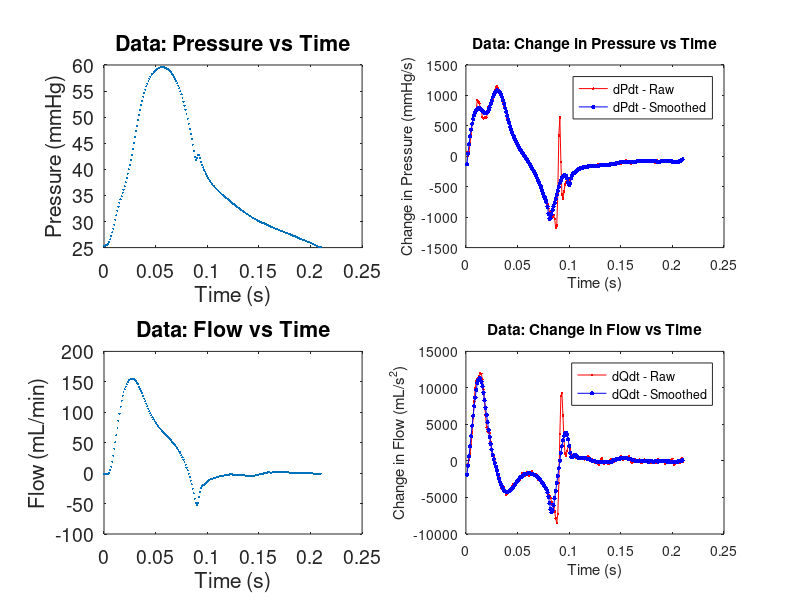

This chart was generated by the following MATLAB code: (Note: this script raises an error after producing the figure.)
% Load in Data and visualize
% File Format = [time pressure flow]

global data time pressure flow 
data = importdata("tPQ_29.txt");
data = data.data;
time = data(:, 1); % units = seconds 
pressure = data(:, 2); % units = mmHg
flow = data(:, 3); %units = mL/min 

% Plot Pressure 

subplot(2, 2, 1);
plot(time, pressure, '.', 'MarkerSize', 5)
xlabel('Time (s)')
ylabel('Pressure (mmHg)')
title('Data: Pressure vs Time')
set(gca, 'FontSize', 14)

% Plot dP/dt 

dPdt = diff(pressure) ./ diff(time);
sgfdPdt = sgolayfilt(dPdt,3,21); %smoothing the estiamtion

subplot(2, 2, 2);
plot(time(2:end), dPdt, '.-r', time(2:end), sgfdPdt, '.-b', 'MarkerSize', 10)
legend('dPdt - Raw', 'dPdt - Smoothed')
xlabel('Time (s)')
ylabel('Change in Pressure (mmHg/s)')
title('Data: Change in Pressure vs Time')
set(gca, 'FontSize', 10)

% Plot Flow

subplot(2, 2, 3);
plot(time, flow, '.', 'MarkerSize', 5)
xlabel('Time (s)')
ylabel('Flow (mL/min)')
title('Data: Flow vs Time')
set(gca, 'FontSize', 14)

% Plot dQ/dt 

dQdt = diff(flow) ./ diff(time);
sgfdPdt = sgolayfilt(dQdt,3,21); %smoothing the estiamtion

subplot(2, 2, 4);
plot(time(2:end), dQdt, '.-r', time(2:end), sgfdPdt, '.-b', 'MarkerSize', 10)
legend('dQdt - Raw', 'dQdt - Smoothed')
xlabel('Time (s)')
ylabel('Change in Flow (mL/s^2)')
title('Data: Change in Flow vs Time')
set(gca, 'FontSize', 10)

print -djpeg RawDataPlots

% Two Element Windkessel Model

Rd = 0.86;        % mmHg*(s/ml)
C  = 0.17;        % ml/mmHg
ts = [time(1) time(end)];
p0 = pressure(1);
theta0 = [Rd C];

% Pre-interpolate Q once as a function handle

Q_interp = @(t) interp1(time, flow, t, 'linear', 'extrap');

function optimize = objective_Wind2Pressure(theta, time, pressure, Q_interp, p0, ts)
    Rd = theta(1);
    C  = theta(2);
    try
        [t2, p2] = ode45(@(t,p) Wind2Pressure(t, p, Q_interp, C, Rd), ts, p0);
        Pmodint  = interp1(t2, p2, time, 'linear', 'extrap');
        optimize = sum((pressure - Pmodint).^2);
    catch
        optimize = 1e10;
    end
end

function dPdt = Wind2Pressure(t, P, Q_interp, C, Rd)
    Q    = Q_interp(t);
    dPdt = Q/C - P/(C*Rd);
end

func1 = @(theta) objective_Wind2Pressure(theta, time, pressure, Q_interp, p0, ts);
theta_optimized = fminsearch(func1, theta0);

Rd = theta_optimized(1);
C  = theta_optimized(2);

[t2, p2] = ode45(@(t,p) Wind2Pressure(t, p, Q_interp, C, Rd), ts, p0);
p2 = interp1(t2, p2, time);

% Predicting Flow 

dPdt_raw = diff(pressure) ./ diff(time);
dPdt_smooth = sgolayfilt(dPdt_raw, 3, 21);
dPdt_full = interp1(time(1:end-1) + diff(time)/2, dPdt_smooth, time, 'linear', 'extrap');

function optimize = objective_Wind2Flow(theta, pressure, dPdt_full, flow)
    Rd = theta(1);
    C  = theta(2);
    Fmodint  = pressure / Rd + C * dPdt_full;
    optimize = sum((flow - Fmodint).^2);
end

function dVdt = Wind2Flow(pressure, dPdt_full, C, Rd)
    dVdt = pressure / Rd + C * dPdt_full;
end

func1 = @(theta) objective_Wind2Flow(theta, pressure, dPdt_full, flow);
theta_optimized = fminsearch(func1, theta0);

Rd = theta_optimized(1);
C  = theta_optimized(2);
q2 = Wind2Flow(pressure, dPdt_full, C, Rd);


% Three Element Windkessel model

R = 1.2; % units = mmHg*(s/ml)
theta02 = [R C Rd];

% Predicting Pressure 

p0 = pressure(1);
ts = [time(1) time(end)];

dQdt_raw = diff(flow) ./ diff(time);
dQdt_smooth = sgolayfilt(dQdt_raw, 3, 21);
dQdt_interp = @(t) interp1(time(1:end-1), dQdt_smooth, t, 'linear', 'extrap');
Q_interp    = @(t) interp1(time, flow, t, 'linear', 'extrap');

function dPdt = Wind3Pressure(t, P, Q_interp, dQdt_interp, C, Rd, R)
    Q    = Q_interp(t);
    dQdt = dQdt_interp(t);
    dPdt = Q/C + (Q*R)/(Rd*C) - P/(C*Rd) + R*dQdt;
end

function optimize = objective_Wind3Pressure(theta, time, Q_interp, dQdt_interp, pressure, p0, ts)
    R  = theta(1);
    C  = theta(2);
    Rd = theta(3);
    try
        [t3, p3] = ode45(@(t,p) Wind3Pressure(t, p, Q_interp, dQdt_interp, C, Rd, R), ts, p0);
        Pmodint  = interp1(t3, p3, time, 'linear', 'extrap');
        optimize = sum((pressure - Pmodint).^2);
    catch
        optimize = 1e10;
    end
end

options = optimset('MaxFunEvals', 10000, 'MaxIter', 10000);
func2 = @(theta02) objective_Wind3Pressure(theta02, time, Q_interp, dQdt_interp, pressure, p0, ts);
theta_optimized3 = fminsearch(func2, theta02, options);

R  = theta_optimized3(1);
C  = theta_optimized3(2);
Rd = theta_optimized3(3);
[t3, p3] = ode45(@(t,p) Wind3Pressure(t, p, Q_interp, dQdt_interp, C, Rd, R), ts, p0);
p3 = interp1(t3, p3, time);

subplot(2, 2, 1);
plot(time, p3, '.r', time, p2, '.g', time, pressure, '.b')
legend('Pressure - Three El Model','Pressure - Two El Model','Pressure - Data')
xlabel('Time (s)'), ylabel('Pressure (mmHg)')
title('Windkessel Models versus Data')
set(gca, 'FontSize', 10)

% Pressure Error Plots 

subplot(2, 2, 2);
semilogy(time, errorWind2Pressure, time, errorWind3Pressure)
legend('Two Element', 'Three Element', 'Location', 'SouthEast')
xlabel('Time (s)')
ylabel('Error in Pressure (mmHg)')
title('Windkessel Error Plot')
set(gca, 'FontSize', 10)

% Predicting Flow 

f0 = flow(1);
ts = [time(1) time(end)];

dPdt_raw = diff(pressure) ./ diff(time);
dPdt_smooth = sgolayfilt(dPdt_raw, 3, 21);
dPdt_interp = @(t) interp1(time(1:end-1), dPdt_smooth, t, 'linear', 'extrap');
P_interp    = @(t) interp1(time, pressure, t, 'linear', 'extrap');

function dQdt = Wind3Flow(t, Q, P_interp, dPdt_interp, C, Rd, R)
    P    = P_interp(t);
    dPdt = dPdt_interp(t);
    dQdt = P/(C*R*Rd) -Q/(Rd*C) - Q/(C*R) + dPdt/R;
end

function optimize = objective_Wind3Flow(theta, time, P_interp, dPdt_interp, flow, f0, ts)
    R  = theta(1);
    C  = theta(2);
    Rd = theta(3);
    try
        [t3, q3] = ode45(@(t,q) Wind3Flow(t, q, P_interp, dPdt_interp, C, Rd, R), ts, f0);
        Qmodint  = interp1(t3, q3, time, 'linear', 'extrap');
        optimize = sum((flow - Qmodint).^2);
    catch
        optimize = 1e10;
    end
end

func2 = @(theta) objective_Wind3Flow(theta, time, P_interp, dPdt_interp, flow, f0, ts);
theta_optimized3 = fminsearch(func2, theta02, options);
R  = theta_optimized3(1);
C  = theta_optimized3(2);
Rd = theta_optimized3(3);
[t3, q3] = ode45(@(t,q) Wind3Flow(t, q, P_interp, dPdt_interp, C, Rd, R), ts, f0);
q3 = interp1(t3, q3, time);

subplot(2, 2, 3);
plot(time, q3, '.r', time, q2, '.g', time, flow, '.b')
legend('Flow - Three El Model','Flow - Two El Model', 'Flow - Data')
xlabel('Time (s)'), ylabel('Flow (mL/min)')
title('Windkessel Models versus Data')
set(gca, 'FontSize', 10)

% Flow Error Plots 

subplot(2, 2, 4);
semilogy(time, errorWind2Flow, time, errorWind3Flow)
legend('Two Element', 'Three Element', 'Location', 'SouthEast')
xlabel('Time (s)')
ylabel('Error in Flow (mL/min)')
title('Windkessel Error Plot')
set(gca, 'FontSize', 10)

print -djpeg ModelPlots